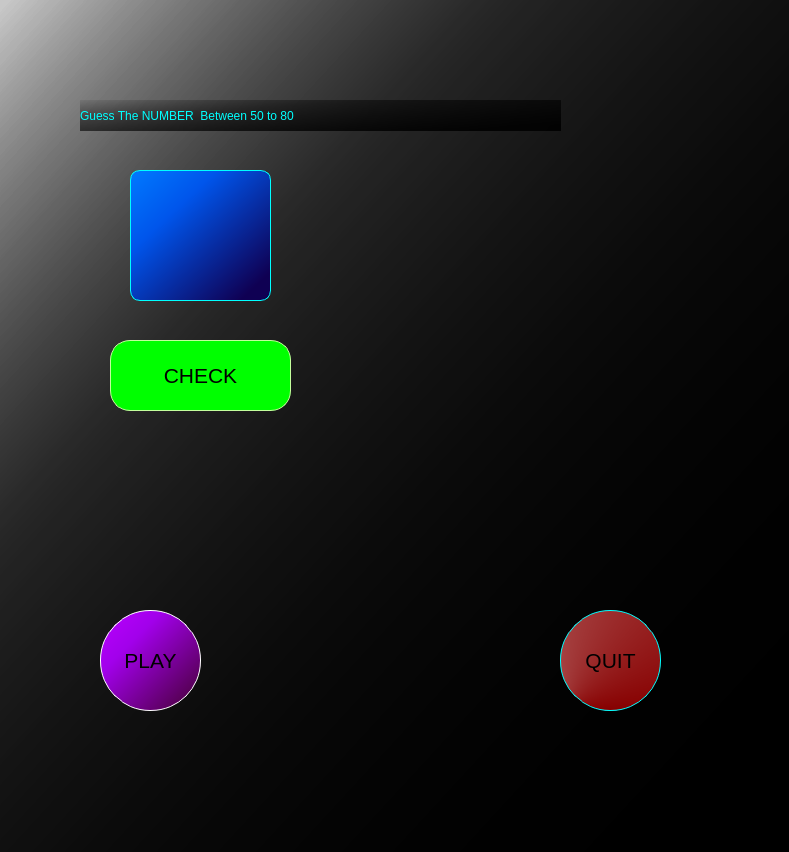
<?xml version="1.0" encoding="UTF-8"?>
<ui version="4.0">
 <class>Num_GuessGame</class>
 <widget class="QMainWindow" name="Num_GuessGame">
  <property name="geometry">
   <rect>
    <x>0</x>
    <y>0</y>
    <width>789</width>
    <height>852</height>
   </rect>
  </property>
  <property name="windowTitle">
   <string>MainWindow</string>
  </property>
  <property name="styleSheet">
   <string notr="true">background-color: qlineargradient(spread:pad, x1:0, y1:0.0113636, x2:1, y2:1, stop:0 rgba(0, 0, 0, 20), stop:0.308458 rgba(0, 0, 0, 119), stop:0.890547 rgba(0, 0, 0, 228));</string>
  </property>
  <widget class="QWidget" name="centralwidget">
   <widget class="QPushButton" name="playbutton">
    <property name="geometry">
     <rect>
      <x>100</x>
      <y>610</y>
      <width>101</width>
      <height>101</height>
     </rect>
    </property>
    <property name="font">
     <font>
      <family>MS Shell Dlg 2</family>
      <pointsize>16</pointsize>
      <weight>9</weight>
      <italic>false</italic>
      <bold>false</bold>
     </font>
    </property>
    <property name="cursor">
     <cursorShape>PointingHandCursor</cursorShape>
    </property>
    <property name="styleSheet">
     <string notr="true">QPushButton{
font: 75 16pt &quot;MS Shell Dlg 2&quot;;
color: rgb(0, 0, 0);
	background-color: qlineargradient(spread:pad, x1:0, y1:0.0113636, x2:1, y2:1, stop:0 rgba(186, 0, 255, 255), stop:0.308458 rgba(162, 0, 235, 255), stop:0.890547 rgba(83, 0, 78, 255));
border-radius:50%;
border:1px solid white;
}

QPushButton:hover{
color:  qlineargradient(spread:pad, x1:0, y1:0.0113636, x2:1, y2:1, stop:0 rgba(186, 0, 255, 255), stop:0.308458 rgba(162, 0, 235, 255), stop:0.890547 rgba(83, 0, 78, 255));
background-color: rgb(0, 0, 0);
}
</string>
    </property>
    <property name="text">
     <string>PLAY</string>
    </property>
   </widget>
   <widget class="QPushButton" name="quitbutton">
    <property name="geometry">
     <rect>
      <x>560</x>
      <y>610</y>
      <width>101</width>
      <height>101</height>
     </rect>
    </property>
    <property name="font">
     <font>
      <family>MS Shell Dlg 2</family>
      <pointsize>16</pointsize>
      <weight>9</weight>
      <italic>false</italic>
      <bold>false</bold>
     </font>
    </property>
    <property name="cursor">
     <cursorShape>PointingHandCursor</cursorShape>
    </property>
    <property name="styleSheet">
     <string notr="true">QPushButton{
font: 75 16pt &quot;MS Shell Dlg 2&quot;;
color: rgb(0, 0, 0);
background-color: qconicalgradient(cx:0.022, cy:1, angle:0, stop:0 rgba(150, 0, 0, 229), stop:1 rgba(255, 255, 255, 255));
border-radius:50%;
border:1px solid aqua;
}

QPushButton:hover{
color: rgb(255, 0, 0);
	background-color: rgb(0, 0, 0);
}</string>
    </property>
    <property name="text">
     <string>QUIT</string>
    </property>
   </widget>
   <widget class="QLabel" name="label_2">
    <property name="geometry">
     <rect>
      <x>80</x>
      <y>100</y>
      <width>481</width>
      <height>31</height>
     </rect>
    </property>
    <property name="styleSheet">
     <string notr="true">color: rgb(0, 255, 255);
font: 16pt &quot;Palatino Linotype&quot;;</string>
    </property>
    <property name="text">
     <string>Guess The NUMBER  Between 50 to 80</string>
    </property>
   </widget>
   <widget class="QPushButton" name="check">
    <property name="geometry">
     <rect>
      <x>110</x>
      <y>340</y>
      <width>181</width>
      <height>71</height>
     </rect>
    </property>
    <property name="font">
     <font>
      <family>MS Shell Dlg 2</family>
      <pointsize>16</pointsize>
      <weight>9</weight>
      <italic>false</italic>
      <bold>false</bold>
     </font>
    </property>
    <property name="cursor">
     <cursorShape>PointingHandCursor</cursorShape>
    </property>
    <property name="styleSheet">
     <string notr="true">QPushButton{
font: 75 16pt &quot;MS Shell Dlg 2&quot;;
color: rgb(0,0,0);
background-color:rgb(0, 255, 0);
border-radius:20px;
border:1px solid #c4ff9d;
}

QPushButton:hover{
background-color: rgb(7, 94, 2);
color:white;
}</string>
    </property>
    <property name="text">
     <string>CHECK</string>
    </property>
   </widget>
   <widget class="QLabel" name="comment">
    <property name="geometry">
     <rect>
      <x>380</x>
      <y>160</y>
      <width>361</width>
      <height>231</height>
     </rect>
    </property>
    <property name="styleSheet">
     <string notr="true">background-color:transparent;
color: aqua;
font: 36pt &quot;Snap ITC&quot;;
margin-left:0px;
</string>
    </property>
    <property name="text">
     <string/>
    </property>
    <property name="textFormat">
     <enum>Qt::AutoText</enum>
    </property>
    <property name="scaledContents">
     <bool>false</bool>
    </property>
    <property name="wordWrap">
     <bool>false</bool>
    </property>
   </widget>
   <widget class="QLineEdit" name="lineEdit">
    <property name="geometry">
     <rect>
      <x>130</x>
      <y>170</y>
      <width>141</width>
      <height>131</height>
     </rect>
    </property>
    <property name="styleSheet">
     <string notr="true">background-color: qlineargradient(spread:pad, x1:0, y1:0.0113636, x2:1, y2:1, stop:0 rgba(0, 121, 255, 255), stop:0.308458 rgba(0, 85, 235, 255), stop:0.890547 rgba(15, 0, 83, 255));
border-radius:10px;
border:1px solid aqua;
font: 87 48pt &quot;Arial Black&quot;;
color: rgb(255, 2, 103);
</string>
    </property>
    <property name="text">
     <string/>
    </property>
   </widget>
  </widget>
 </widget>
 <resources/>
 <connections/>
</ui>
